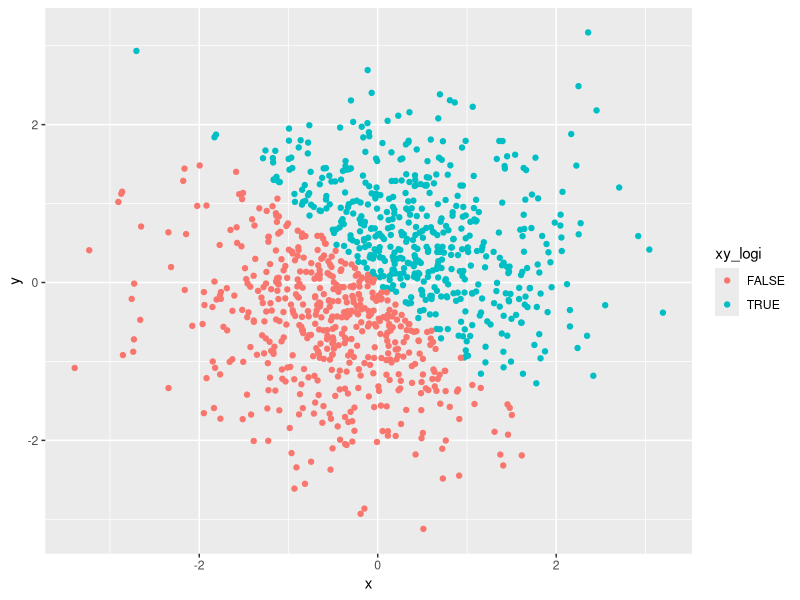
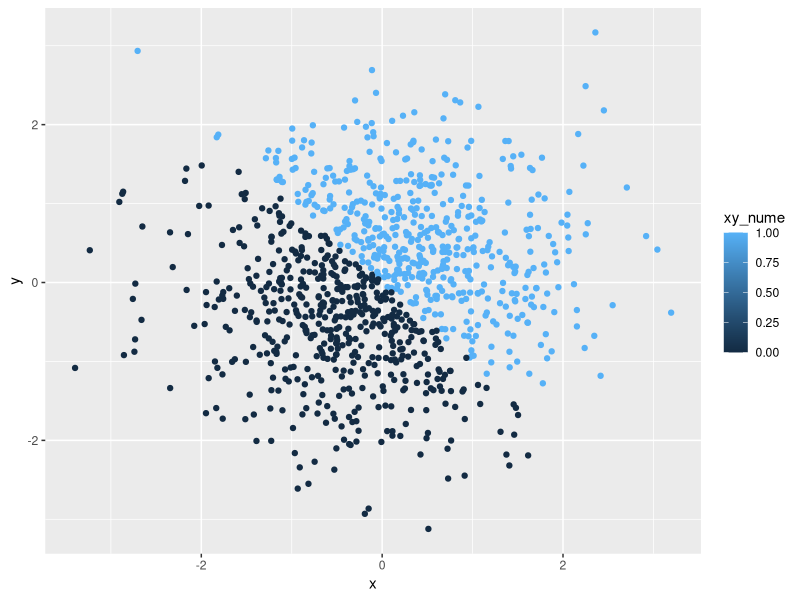
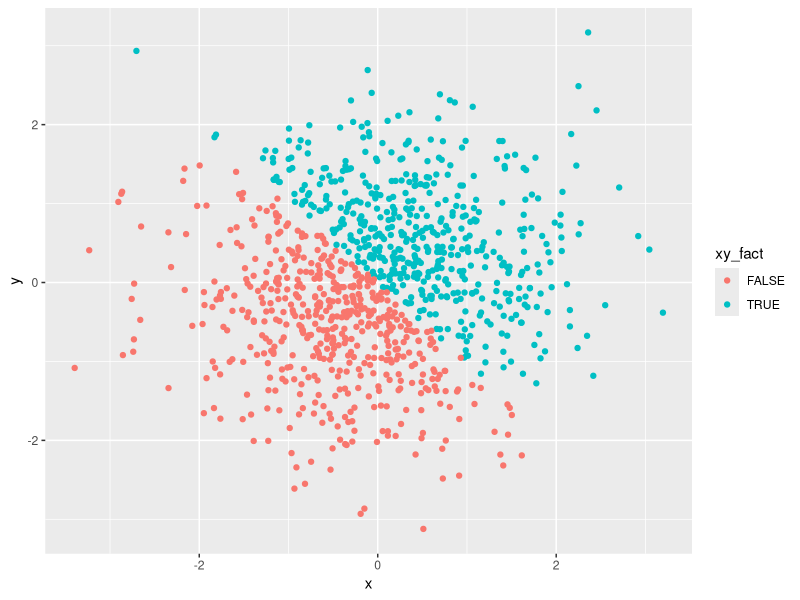
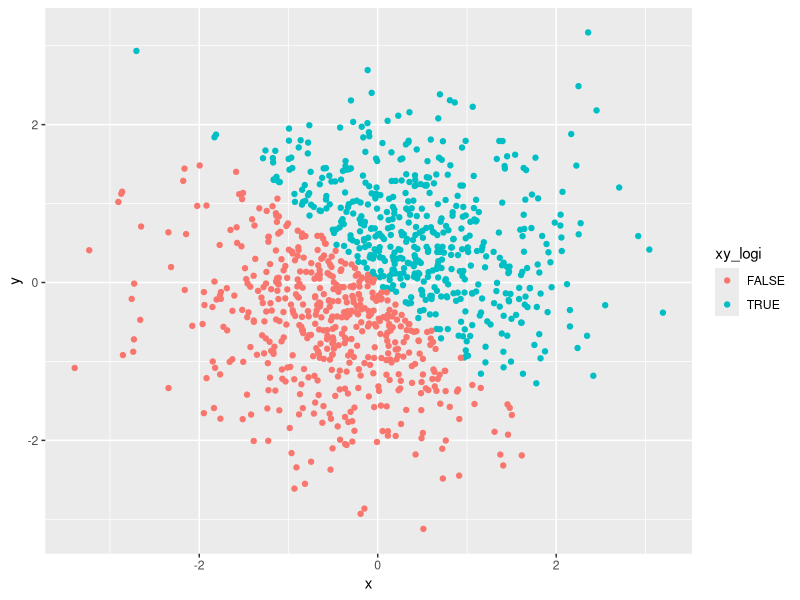
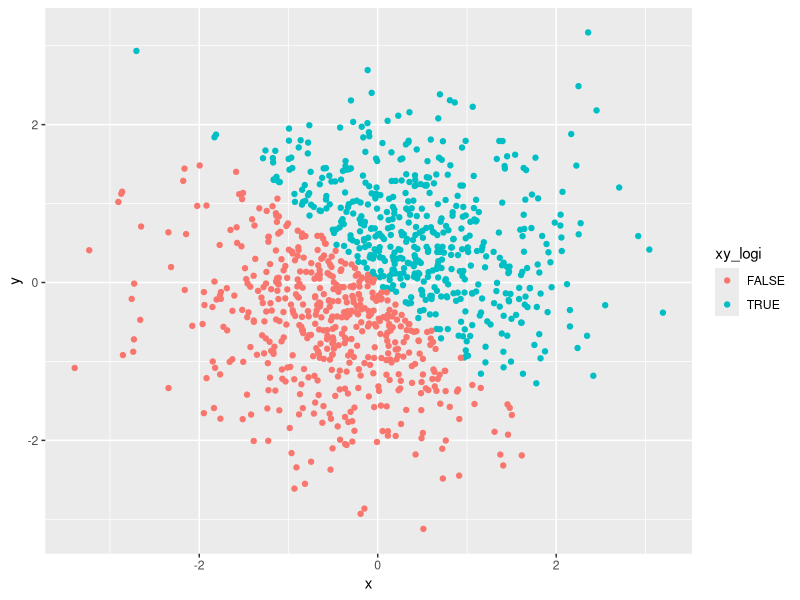

These figures' R source, in order:
## ---- chunk 1
library(tidyverse)
hw1_df1 = tibble(
  vec_samp = runif(10, min=0, max=5),
  vec_logi = vec_samp > 2,
  vec_char = head(month.abb, 10),
  vec_fact = factor(c("cold", "cold", "cool", "warm", "warm", "hot", "hot", "hot", "cool", "cool"))
)
hw1_df1
## ---- chunk 2
mean_vec = c(mean(hw1_df1$vec_samp), mean(hw1_df1$vec_logi), mean(hw1_df1$vec_char), mean(hw1_df1$vec_fact))
mean_vec
## ---- chunk 3
as.numeric(hw1_df1$vec_logi)
as.numeric(hw1_df1$vec_char)
as.numeric(hw1_df1$vec_fact)
## ---- chunk 4
as.factor(hw1_df1$vec_char)
as.numeric(hw1_df1$vec_char)
## ---- chunk 5
as.character(hw1_df1$vec_fact)
as.numeric(hw1_df1$vec_fact)
## ---- chunk 6
set.seed(1234)
hw1_df2 = tibble(
  x = rnorm(1000),
  y = rnorm(1000),
  xy_logi = x + y > 0,
  xy_nume = as.numeric(xy_logi),
  xy_fact = as.factor(xy_logi)
)
hw1_df2
## ---- chunk 7
ggplot(hw1_df2, aes(x, y, color = xy_logi)) + geom_point() 
ggplot(hw1_df2, aes(x, y, color = xy_nume)) + geom_point() 
ggplot(hw1_df2, aes(x, y, color = xy_fact)) + geom_point()
## ---- chunk 8
ggplot(hw1_df2, aes(x, y, color = xy_logi)) + geom_point() 
ggsave("hw1_df2_plot_1.pdf", path = NULL)
